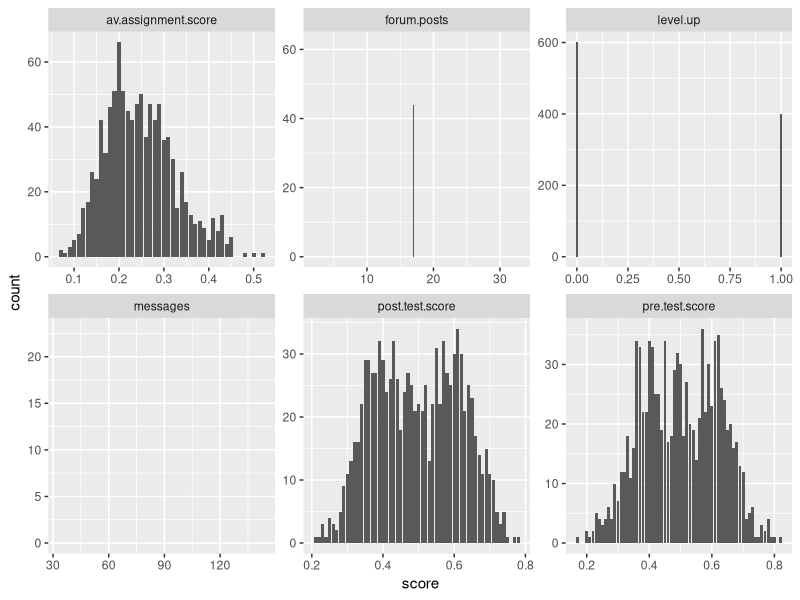

Write the R code that produced this figure. (Note: this script raises an error after producing the figure.)
## ---- chunk 1
data1 <- read.csv("online.data.csv", header = TRUE)
## ---- chunk 2
#Start by creating histograms of the distributions for all variables (#HINT: look up "facet" in the ggplot documentation)
library(ggplot2)
library(dplyr)
library(tidyr)
data2 <- data1
data2$level.up <- ifelse(data2$level.up == "yes",1,0)
data3 <- gather(data2, "measure", "score",2:7)
p1 <- ggplot(data3, aes(score)) + facet_wrap(~measure, scales = "free")
p1 + geom_histogram(stat = "count")

#Then visualize the relationships between variables
pairs(data1)

#Try to capture an intution about the data and the relationships
## ---- chunk 3
#Create a classification tree that predicts whether a student "levels up" in the online course using three variables of your choice (As we did last time, set all controls to their minimums)
library(rpart)
c.tree1 <- rpart(level.up ~ forum.posts + pre.test.score, method = "class", data = data1, control=rpart.control(minsplit=1, minbucket=1, cp=0.001))
printcp(c.tree1)

#Plot and generate a CP table for your tree 
plot(c.tree1)
text(c.tree1)

#Generate a probability value that represents the probability that a student levels up based your classification tree 
data1$pred <- predict(c.tree1, type = "prob")[,2]#Last class we used type = "class" which predicted the classification for us, this time we are using type = "prob" to see the probability that our classififcation is based on.

## ---- chunk 4
library(ROCR)

#Plot the curve
pred.detail <- prediction(data1$pred, data1$level.up) 
plot(performance(pred.detail, "tpr", "fpr"))
abline(0, 1, lty = 2)

#Calculate the Area Under the Curve
unlist(slot(performance(pred.detail,"auc"), "y.values"))#Unlist liberates the AUC value from the "performance" object created by ROCR

#Now repeat this process, but using the variables you did not use for the previous model and compare the plots & results of your two models. Which one do you think was the better model? Why?
pred.detail2 <- prediction(data1$messages, data1$level.up) 
plot(performance(pred.detail2, "tpr", "fpr"))
abline(0, 1, lty = 2)
unlist(slot(performance(pred.detail2,"auc"), "y.values"))
#The previous model is better, since the true positive rate of previous model is closer to 1.
## ---- chunk 5
#Look at the ROC plot for your first model. Based on this plot choose a probability threshold that balances capturing the most correct predictions against false positives. Then generate a new variable in your data set that classifies each student according to your chosen threshold.

data1$threshold.pred1 <- ifelse(data1$pred >= 0.6, "yes", "no")

#Now generate three diagnostics:

data1$accuracy.model1 <- mean(ifelse(data1$level.up == data1$threshold.pred1, 1, 0))

data1$truepos.model1 <- ifelse(data1$level.up == "yes" & data1$threshold.pred1 == "yes", 1, 0)
data1$falsepos.model1 <- ifelse(data1$level.up == "no" & data1$threshold.pred1 == "yes", 1,0)
data1$falseneg.model1 <- ifelse(data1$level.up == "yes" & data1$threshold.pred1 == "no", 1,0)
data1$precision.model1 <- sum(data1$truepos.model1)/(sum(data1$truepos.model1) + sum(data1$falsepos.model1))

data1$recall.model1 <- sum(data1$truepos.model1)/(sum(data1$truepos.model1) + sum(data1$falseneg.model1))

#Finally, calculate Kappa for your model according to:

#First generate the table of comparisons
(table1 <- table(data1$level.up, data1$threshold.pred1))

#Convert to matrix
matrix1 <- as.matrix(table1)

#Calculate kappa
kappa(matrix1, exact = TRUE)/kappa(matrix1)

#Now choose a different threshold value and repeat these diagnostics. What conclusions can you draw about your two thresholds?
data1$threshold.pred2 <- ifelse(data1$pred >= 0.8, "yes", "no")

data1$accuracy.model2 <- mean(ifelse(data1$level.up == data1$threshold.pred2, 1, 0))

data1$truepos.model2 <- ifelse(data1$level.up == "yes" & data1$threshold.pred2 == "yes", 1, 0)
data1$falsepos.model2 <- ifelse(data1$level.up == "no" & data1$threshold.pred2 == "yes", 1,0)
data1$falseneg.model2 <- ifelse(data1$level.up == "yes" & data1$threshold.pred2 == "no", 1,0)
data1$precision.model2 <- sum(data1$truepos.model2)/(sum(data1$truepos.model2) + sum(data1$falsepos.model2))

data1$recall.model2 <- sum(data1$truepos.model2)/(sum(data1$truepos.model2)) + sum(data1$falseneg.model2)

(table2 <- table(data1$level.up, data1$threshold.pred2))
matrix2 <- as.matrix(table2)
kappa(matrix2, exact = TRUE)/kappa(matrix2)
# The second model has higher kappa value and higher accuracy. 
